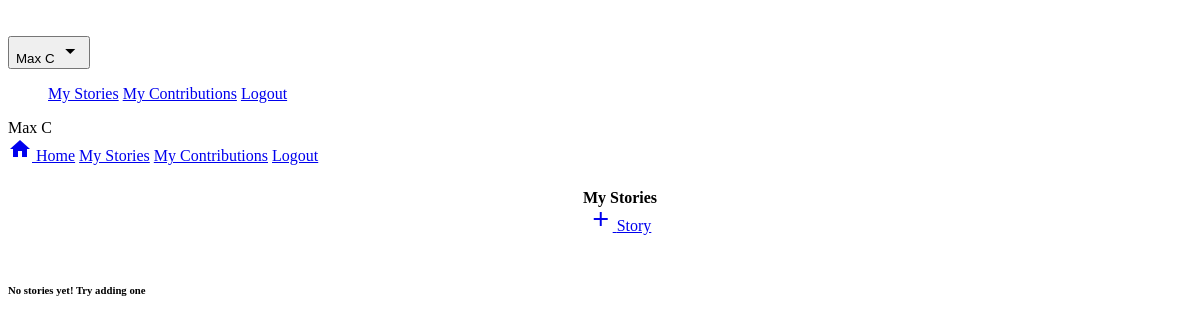
/my/stories (signed in), run on an earlier commit of the app's database.
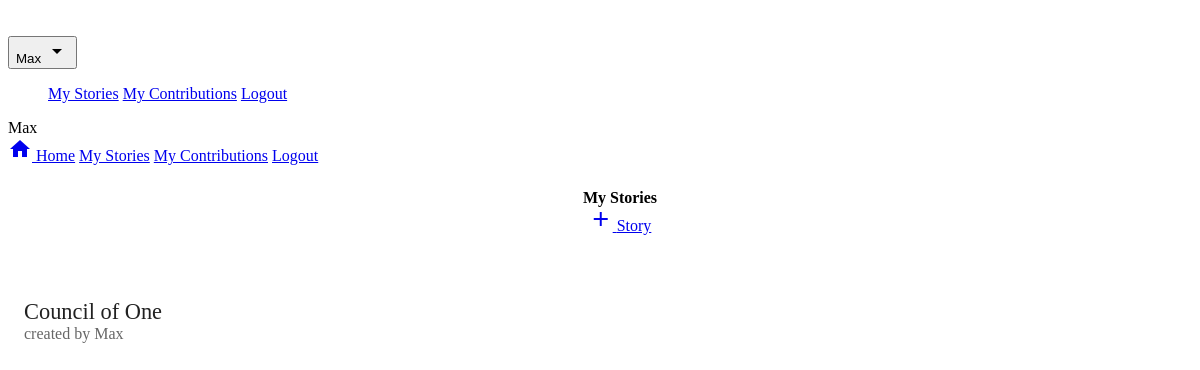
And on a later commit of the database.
### storanonymizer/models.py (models this page shows, shortened)
class User(db.Model):
	id = db.Column(db.Integer, primary_key=True)
	name = db.Column(db.String(80), unique=True)
	password_hash = db.Column(db.String(1024))
	stories = db.relationship("Story", backref="user", lazy="select")
	contributions = db.relationship("Contribution", backref="author", lazy="select")
	votes = db.relationship("Vote", backref="user", lazy="select")

class Story(db.Model):
	id = db.Column(db.Integer, primary_key=True)
	code = db.Column(db.String(), unique=True)
	name = db.Column(db.String())
	user_id = db.Column(db.Integer, db.ForeignKey("user.id"))
	rounds = db.relationship("Round", backref="story", lazy="select")

### storanonymizer/views.py (the view)
@app.route("/my/stories")
@login_required
def my_stories():
	stories = current_user.stories
	return render_template("mystories.html", stories=stories)

### storanonymizer/auth.py (called while the page is built)
@lm.user_loader
def load_user(user_id):
	return models.User.query.get(int(user_id))

### storanonymizer/templates/mystories.html
{% extends "base.html" %}
{% block content %}
<div class="storanonymizer__creation-bar mdl-color--primary mdl-color-text--white">
	<h4 class="storanonymizer__title-bar__title">My Stories</h4>
	<a class="mdl-button mdl-js-button mdl-button--raised mdl-button--accent" href="{{ url_for('new_story') }}"><i class="material-icons">add</i> Story</a>
</div>
<div class="storanonymizer__story-list mdl-grid">
{% for s in stories %}
	<div class="storanonymizer__story-list-item mdl-cell--4-col mdl-shadow--4dp">
		<div class="storanonymizer__story-list-item__title"><a href="{{ url_for('story', story_code=s.code) }}">{{ s.name }}</a></div>
		<div class="storanonymizer__story-list-item__user">created by {{ s.user.name }}</div>
	</div>
{% else %}
	<h6>No stories yet! Try adding one</h6>
{% endfor %}
</div>
{% endblock %}

### storanonymizer/templates/base.html (shortened to what this page needs)
<!doctype html>
<html lang="en">
	<head>
		<link rel="stylesheet" href="https://code.getmdl.io/1.1.3/material.blue_grey-amber.min.css" />
		<link rel="stylesheet" href="{{ url_for('static', filename='styles.css') }}">
	</head>
	<body>
		<div class="mdl-layout mdl-js-layout mdl-layout--fixed-header">
			<header class="mdl-layout__header mdl-layout__header--scroll mdl-color--blue-grey-600">
				<div class="mdl-layout__header-row">
					<span class="mdl-layout-title"><a href="{{ url_for('index') }}"><i class="material-icons">home</i> Storanonymizer</a></span>
					<nav class="mdl-navigation mdl-layout--large-screen-only">
					{% if current_user.is_authenticated %}
						<span class="mdl-navigation__link">
							<button id="storanonymizer_user-option-menu" class="mdl-button mdl-js-button mdl-color-text--white">
								{{ current_user.name }} <i class="material-icons">arrow_drop_down</i>
							</button>
							<ul class="mdl-menu mdl-menu--bottom-left mdl-js-menu" for="storanonymizer_user-option-menu">
								<a class="mdl-menu__item" href="{{ url_for('my_stories') }}">My Stories</a>
								<a class="mdl-menu__item" href="{{ url_for('my_contributions') }}">My Contributions</a>
								<a class="mdl-menu__item mdl-color-text--red" href="{{ url_for('logout') }}">Logout</a>
							</ul>
						</span>
					{% endif %}
					</nav>
				</div>
			</header>
			<div class="mdl-layout__drawer mdl-layout--small-screen-only">
			{% if current_user.is_authenticated %}
				<span class="mdl-layout-title">{{ current_user.name }}</span>
				<nav class="mdl-navigation">
					<a class="mdl-navigation__link" href="{{ url_for('index') }}"><i class="material-icons">home</i> Home</a>
					<a class="mdl-navigation__link" href="{{ url_for('my_stories') }}">My Stories</a>
					<a class="mdl-navigation__link" href="{{ url_for('my_contributions') }}">My Contributions</a>
					<a class="mdl-navigation__link mdl-color-text--red" href="{{ url_for('logout') }}">Logout</a>
				</nav>
			{% else %}
				<a class="mdl-button mdl-js-button" href="{{ url_for('register') }}">Register</a>
				<a class="mdl-button mdl-js-button mdl-button--raised mdl-button--accent" href="{{ url_for('login') }}">Login</a>
			{% endif %}
			</div>
			<main class="mdl-layout__content">
				<div class="page-content">{% block content %}{% endblock %}</div>
			</main>
		</div>
	</body>
</html>

What changed in the data, as far as the page shows it:
changed User: name "Max C" → "Max"
now on this page (row edited): Story: name "Council of One", user.name "Max"
Also different on the page:
text no longer shown: "No stories yet! Try adding one"
